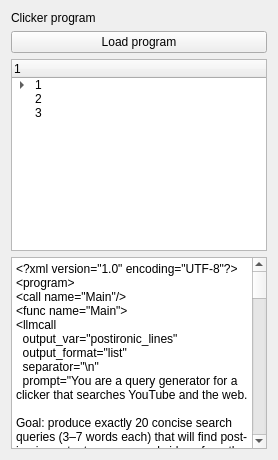
      <widget class="QWidget" name="XMLTab">
       <attribute name="title">
        <string>XML Program</string>
       </attribute>
       <layout class="QGridLayout" name="gridLayout_2">
        <item row="0" column="0" colspan="2">
         <layout class="QVBoxLayout" name="verticalLayout">
          <item>
           <widget class="QLabel" name="label">
            <property name="text">
             <string>Clicker program</string>
            </property>
           </widget>
          </item>
          <item>
           <widget class="QPushButton" name="loadProgram">
            <property name="text">
             <string>Load program</string>
            </property>
           </widget>
          </item>
          <item>
           <widget class="QTreeWidget" name="treeWidget">
            <column>
             <property name="text">
              <string>1</string>
             </property>
            </column>
            <item>
             <property name="text">
              <string>1</string>
             </property>
             <item>
              <property name="text">
               <string>2</string>
              </property>
             </item>
            </item>
            <item>
             <property name="text">
              <string>2</string>
             </property>
            </item>
            <item>
             <property name="text">
              <string>3</string>
             </property>
            </item>
           </widget>
          </item>
          <item>
           <widget class="QTextEdit" name="xmlEditor">
            <property name="html">
             <string>&lt;!DOCTYPE HTML PUBLIC &quot;-//W3C//DTD HTML 4.0//EN&quot; &quot;http://www.w3.org/TR/REC-html40/strict.dtd&quot;&gt;
&lt;html&gt;&lt;head&gt;&lt;meta name=&quot;qrichtext&quot; content=&quot;1&quot; /&gt;&lt;meta charset=&quot;utf-8&quot; /&gt;&lt;style type=&quot;text/css&quot;&gt;
p, li { white-space: pre-wrap; }
hr { height: 1px; border-width: 0; }
li.unchecked::marker { content: &quot;\2610&quot;; }
li.checked::marker { content: &quot;\2612&quot;; }
&lt;/style&gt;&lt;/head&gt;&lt;body style=&quot; font-family:'Segoe UI'; font-size:9pt; font-weight:400; font-style:normal;&quot;&gt;
&lt;p style=&quot; margin-top:0px; margin-bottom:0px; margin-left:0px; margin-right:0px; -qt-block-indent:0; text-indent:0px;&quot;&gt;&amp;lt;?xml version=&amp;quot;1.0&amp;quot; encoding=&amp;quot;UTF-8&amp;quot;?&amp;gt;&lt;/p&gt;
&lt;p style=&quot; margin-top:0px; margin-bottom:0px; margin-left:0px; margin-right:0px; -qt-block-indent:0; text-indent:0px;&quot;&gt;&amp;lt;program&amp;gt;&lt;/p&gt;
&lt;p style=&quot; margin-top:0px; margin-bottom:0px; margin-left:0px; margin-right:0px; -qt-block-indent:0; text-indent:0px;&quot;&gt;&amp;lt;call name=&amp;quot;Main&amp;quot;/&amp;gt;&lt;/p&gt;
&lt;p style=&quot; margin-top:0px; margin-bottom:0px; margin-left:0px; margin-right:0px; -qt-block-indent:0; text-indent:0px;&quot;&gt;&amp;lt;func name=&amp;quot;Main&amp;quot;&amp;gt;&lt;/p&gt;
&lt;p style=&quot; margin-top:0px; margin-bottom:0px; margin-left:0px; margin-right:0px; -qt-block-indent:0; text-indent:0px;&quot;&gt;&amp;lt;llmcall&lt;/p&gt;
&lt;p style=&quot; margin-top:0px; margin-bottom:0px; margin-left:0px; margin-right:0px; -qt-block-indent:0; text-indent:0px;&quot;&gt;  output_var=&amp;quot;postironic_lines&amp;quot;&lt;/p&gt;
&lt;p style=&quot; margin-top:0px; margin-bottom:0px; margin-left:0px; margin-right:0px; -qt-block-indent:0; text-indent:0px;&quot;&gt;  output_format=&amp;quot;list&amp;quot;&lt;/p&gt;
&lt;p style=&quot; margin-top:0px; margin-bottom:0px; margin-left:0px; margin-right:0px; -qt-block-indent:0; text-indent:0px;&quot;&gt;  separator=&amp;quot;\n&amp;quot;&lt;/p&gt;
&lt;p style=&quot; margin-top:0px; margin-bottom:0px; margin-left:0px; margin-right:0px; -qt-block-indent:0; text-indent:0px;&quot;&gt;  prompt=&amp;quot;You are a query generator for a clicker that searches YouTube and the web. &lt;/p&gt;
&lt;p style=&quot;-qt-paragraph-type:empty; margin-top:0px; margin-bottom:0px; margin-left:0px; margin-right:0px; -qt-block-indent:0; text-indent:0px;&quot;&gt;&lt;br /&gt;&lt;/p&gt;
&lt;p style=&quot; margin-top:0px; margin-bottom:0px; margin-left:0px; margin-right:0px; -qt-block-indent:0; text-indent:0px;&quot;&gt;Goal: produce exactly 20 concise search queries (3–7 words each) that will find post-ironic content, memes, and videos from the last 90 days.&lt;/p&gt;
&lt;p style=&quot;-qt-paragraph-type:empty; margin-top:0px; margin-bottom:0px; margin-left:0px; margin-right:0px; -qt-block-indent:0; text-indent:0px;&quot;&gt;&lt;br /&gt;&lt;/p&gt;
&lt;p style=&quot; margin-top:0px; margin-bottom:0px; margin-left:0px; margin-right:0px; -qt-block-indent:0; text-indent:0px;&quot;&gt;Language: English.&lt;/p&gt;
&lt;p style=&quot; margin-top:0px; margin-bottom:0px; margin-left:0px; margin-right:0px; -qt-block-indent:0; text-indent:0px;&quot;&gt;Mix styles: memes, TikTok, weirdcore, metamodern, absurd humor.&lt;/p&gt;
&lt;p style=&quot; margin-top:0px; margin-bottom:0px; margin-left:0px; margin-right:0px; -qt-block-indent:0; text-indent:0px;&quot;&gt;Focus keywords: post-irony, meta-humor, surreal memes.&lt;/p&gt;
&lt;p style=&quot; margin-top:0px; margin-bottom:0px; margin-left:0px; margin-right:0px; -qt-block-indent:0; text-indent:0px;&quot;&gt;Each query 2–4 words, one per line.&lt;/p&gt;
&lt;p style=&quot;-qt-paragraph-type:empty; margin-top:0px; margin-bottom:0px; margin-left:0px; margin-right:0px; -qt-block-indent:0; text-indent:0px;&quot;&gt;&lt;br /&gt;&lt;/p&gt;
&lt;p style=&quot; margin-top:0px; margin-bottom:0px; margin-left:0px; margin-right:0px; -qt-block-indent:0; text-indent:0px;&quot;&gt;Return exactly 20 lines.&amp;quot;&lt;/p&gt;
&lt;p style=&quot; margin-top:0px; margin-bottom:0px; margin-left:0px; margin-right:0px; -qt-block-indent:0; text-indent:0px;&quot;&gt;/&amp;gt;&lt;/p&gt;
&lt;p style=&quot;-qt-paragraph-type:empty; margin-top:0px; margin-bottom:0px; margin-left:0px; margin-right:0px; -qt-block-indent:0; text-indent:0px;&quot;&gt;&lt;br /&gt;&lt;/p&gt;
&lt;p style=&quot;-qt-paragraph-type:empty; margin-top:0px; margin-bottom:0px; margin-left:0px; margin-right:0px; -qt-block-indent:0; text-indent:0px;&quot;&gt;&lt;br /&gt;&lt;/p&gt;
&lt;p style=&quot; margin-top:0px; margin-bottom:0px; margin-left:0px; margin-right:0px; -qt-block-indent:0; text-indent:0px;&quot;&gt;	&amp;lt;func name=&amp;quot;SearchYoutube&amp;quot;&amp;gt;&lt;/p&gt;
&lt;p style=&quot; margin-top:0px; margin-bottom:0px; margin-left:0px; margin-right:0px; -qt-block-indent:0; text-indent:0px;&quot;&gt;	  &amp;lt;click button=&amp;quot;left&amp;quot; x=&amp;quot;200&amp;quot; y=&amp;quot;10&amp;quot; /&amp;gt;&lt;/p&gt;
&lt;p style=&quot; margin-top:0px; margin-bottom:0px; margin-left:0px; margin-right:0px; -qt-block-indent:0; text-indent:0px;&quot;&gt;	  &amp;lt;wait ms=&amp;quot;150&amp;quot;/&amp;gt;&lt;/p&gt;
&lt;p style=&quot; margin-top:0px; margin-bottom:0px; margin-left:0px; margin-right:0px; -qt-block-indent:0; text-indent:0px;&quot;&gt;	  &amp;lt;hotkey hotkey=&amp;quot;ctrl+l&amp;quot;/&amp;gt;&lt;/p&gt;
&lt;p style=&quot; margin-top:0px; margin-bottom:0px; margin-left:0px; margin-right:0px; -qt-block-indent:0; text-indent:0px;&quot;&gt;	  &amp;lt;wait ms=&amp;quot;150&amp;quot;/&amp;gt;&lt;/p&gt;
&lt;p style=&quot; margin-top:0px; margin-bottom:0px; margin-left:0px; margin-right:0px; -qt-block-indent:0; text-indent:0px;&quot;&gt;	  &amp;lt;type mode=&amp;quot;type&amp;quot; text=&amp;quot;https://www.youtube.com/results?search_query=${arg0|url}&amp;quot;/&amp;gt;&lt;/p&gt;
&lt;p style=&quot; margin-top:0px; margin-bottom:0px; margin-left:0px; margin-right:0px; -qt-block-indent:0; text-indent:0px;&quot;&gt;	  &amp;lt;wait ms=&amp;quot;150&amp;quot;/&amp;gt;&lt;/p&gt;
&lt;p style=&quot; margin-top:0px; margin-bottom:0px; margin-left:0px; margin-right:0px; -qt-block-indent:0; text-indent:0px;&quot;&gt;	  &amp;lt;hotkey hotkey=&amp;quot;enter&amp;quot;/&amp;gt;&lt;/p&gt;
&lt;p style=&quot; margin-top:0px; margin-bottom:0px; margin-left:0px; margin-right:0px; -qt-block-indent:0; text-indent:0px;&quot;&gt;	  &amp;lt;wait ms=&amp;quot;1500&amp;quot;/&amp;gt;&lt;/p&gt;
&lt;p style=&quot; margin-top:0px; margin-bottom:0px; margin-left:0px; margin-right:0px; -qt-block-indent:0; text-indent:0px;&quot;&gt;	  &lt;/p&gt;
&lt;p style=&quot; margin-top:0px; margin-bottom:0px; margin-left:0px; margin-right:0px; -qt-block-indent:0; text-indent:0px;&quot;&gt;	  &amp;lt;!-- Случайный скролл вниз 3..7 раз --&amp;gt;&lt;/p&gt;
&lt;p style=&quot; margin-top:0px; margin-bottom:0px; margin-left:0px; margin-right:0px; -qt-block-indent:0; text-indent:0px;&quot;&gt;		&amp;lt;repeat times=&amp;quot;randint(3,7)&amp;quot;&amp;gt;&lt;/p&gt;
&lt;p style=&quot; margin-top:0px; margin-bottom:0px; margin-left:0px; margin-right:0px; -qt-block-indent:0; text-indent:0px;&quot;&gt;		  &amp;lt;hotkey hotkey=&amp;quot;pgdn&amp;quot;/&amp;gt;&lt;/p&gt;
&lt;p style=&quot; margin-top:0px; margin-bottom:0px; margin-left:0px; margin-right:0px; -qt-block-indent:0; text-indent:0px;&quot;&gt;		  &amp;lt;wait ms=&amp;quot;300&amp;quot;/&amp;gt;   &amp;lt;!-- дай странице дорисоваться --&amp;gt;&lt;/p&gt;
&lt;p style=&quot; margin-top:0px; margin-bottom:0px; margin-left:0px; margin-right:0px; -qt-block-indent:0; text-indent:0px;&quot;&gt;		&amp;lt;/repeat&amp;gt;&lt;/p&gt;
&lt;p style=&quot; margin-top:0px; margin-bottom:0px; margin-left:0px; margin-right:0px; -qt-block-indent:0; text-indent:0px;&quot;&gt;		&lt;/p&gt;
&lt;p style=&quot; margin-top:0px; margin-bottom:0px; margin-left:0px; margin-right:0px; -qt-block-indent:0; text-indent:0px;&quot;&gt;		&amp;lt;wait ms=&amp;quot;1000&amp;quot;/&amp;gt; &lt;/p&gt;
&lt;p style=&quot; margin-top:0px; margin-bottom:0px; margin-left:0px; margin-right:0px; -qt-block-indent:0; text-indent:0px;&quot;&gt;		&amp;lt;!-- Клик в центре экрана в случайной области 400x300 --&amp;gt;&lt;/p&gt;
&lt;p style=&quot; margin-top:0px; margin-bottom:0px; margin-left:0px; margin-right:0px; -qt-block-indent:0; text-indent:0px;&quot;&gt;		&amp;lt;set CX=&amp;quot;SCREEN_W // 2&amp;quot;/&amp;gt;&lt;/p&gt;
&lt;p style=&quot; margin-top:0px; margin-bottom:0px; margin-left:0px; margin-right:0px; -qt-block-indent:0; text-indent:0px;&quot;&gt;		&amp;lt;set CY=&amp;quot;SCREEN_H // 2&amp;quot;/&amp;gt;&lt;/p&gt;
&lt;p style=&quot; margin-top:0px; margin-bottom:0px; margin-left:0px; margin-right:0px; -qt-block-indent:0; text-indent:0px;&quot;&gt;		&amp;lt;set X1=&amp;quot;CX - 200&amp;quot;/&amp;gt;&lt;/p&gt;
&lt;p style=&quot; margin-top:0px; margin-bottom:0px; margin-left:0px; margin-right:0px; -qt-block-indent:0; text-indent:0px;&quot;&gt;		&amp;lt;set Y1=&amp;quot;CY - 150&amp;quot;/&amp;gt;&lt;/p&gt;
&lt;p style=&quot; margin-top:0px; margin-bottom:0px; margin-left:0px; margin-right:0px; -qt-block-indent:0; text-indent:0px;&quot;&gt;		&amp;lt;set X2=&amp;quot;CX + 200&amp;quot;/&amp;gt;&lt;/p&gt;
&lt;p style=&quot; margin-top:0px; margin-bottom:0px; margin-left:0px; margin-right:0px; -qt-block-indent:0; text-indent:0px;&quot;&gt;		&amp;lt;set Y2=&amp;quot;CY + 150&amp;quot;/&amp;gt;&lt;/p&gt;
&lt;p style=&quot; margin-top:0px; margin-bottom:0px; margin-left:0px; margin-right:0px; -qt-block-indent:0; text-indent:0px;&quot;&gt;		&amp;lt;click area=&amp;quot;${X1},${Y1},${X2},${Y2}&amp;quot; button=&amp;quot;left&amp;quot;/&amp;gt;&lt;/p&gt;
&lt;p style=&quot; margin-top:0px; margin-bottom:0px; margin-left:0px; margin-right:0px; -qt-block-indent:0; text-indent:0px;&quot;&gt;		&amp;lt;click area=&amp;quot;${X1},${Y1},${X2},${Y2}&amp;quot; button=&amp;quot;left&amp;quot;/&amp;gt;&lt;/p&gt;
&lt;p style=&quot;-qt-paragraph-type:empty; margin-top:0px; margin-bottom:0px; margin-left:0px; margin-right:0px; -qt-block-indent:0; text-indent:0px;&quot;&gt;&lt;br /&gt;&lt;/p&gt;
&lt;p style=&quot;-qt-paragraph-type:empty; margin-top:0px; margin-bottom:0px; margin-left:0px; margin-right:0px; -qt-block-indent:0; text-indent:0px;&quot;&gt;&lt;br /&gt;&lt;/p&gt;
&lt;p style=&quot; margin-top:0px; margin-bottom:0px; margin-left:0px; margin-right:0px; -qt-block-indent:0; text-indent:0px;&quot;&gt;	  &amp;lt;wait ms=&amp;quot;60000&amp;quot;/&amp;gt;&lt;/p&gt;
&lt;p style=&quot;-qt-paragraph-type:empty; margin-top:0px; margin-bottom:0px; margin-left:0px; margin-right:0px; -qt-block-indent:0; text-indent:0px;&quot;&gt;&lt;br /&gt;&lt;/p&gt;
&lt;p style=&quot; margin-top:0px; margin-bottom:0px; margin-left:0px; margin-right:0px; -qt-block-indent:0; text-indent:0px;&quot;&gt;	&amp;lt;/func&amp;gt;&lt;/p&gt;
&lt;p style=&quot;-qt-paragraph-type:empty; margin-top:0px; margin-bottom:0px; margin-left:0px; margin-right:0px; -qt-block-indent:0; text-indent:0px;&quot;&gt;&lt;br /&gt;&lt;/p&gt;
&lt;p style=&quot; margin-top:0px; margin-bottom:0px; margin-left:0px; margin-right:0px; -qt-block-indent:0; text-indent:0px;&quot;&gt;	&amp;lt;foreach list=&amp;quot;postironic_lines&amp;quot; random_shuffle=&amp;quot;true&amp;quot; do=&amp;quot;SearchYoutube&amp;quot;/&amp;gt;&lt;/p&gt;
&lt;p style=&quot; margin-top:0px; margin-bottom:0px; margin-left:0px; margin-right:0px; -qt-block-indent:0; text-indent:0px;&quot;&gt;&amp;lt;/func&amp;gt;&lt;/p&gt;
&lt;p style=&quot; margin-top:0px; margin-bottom:0px; margin-left:0px; margin-right:0px; -qt-block-indent:0; text-indent:0px;&quot;&gt;&amp;lt;/program&amp;gt;&lt;/p&gt;
&lt;p style=&quot;-qt-paragraph-type:empty; margin-top:0px; margin-bottom:0px; margin-left:0px; margin-right:0px; -qt-block-indent:0; text-indent:0px;&quot;&gt;&lt;br /&gt;&lt;/p&gt;
&lt;p style=&quot;-qt-paragraph-type:empty; margin-top:0px; margin-bottom:0px; margin-left:0px; margin-right:0px; -qt-block-indent:0; text-indent:0px;&quot;&gt;&lt;br /&gt;&lt;/p&gt;&lt;/body&gt;&lt;/html&gt;</string>
            </property>
           </widget>
          </item>
         </layout>
        </item>
       </layout>
      </widget>
